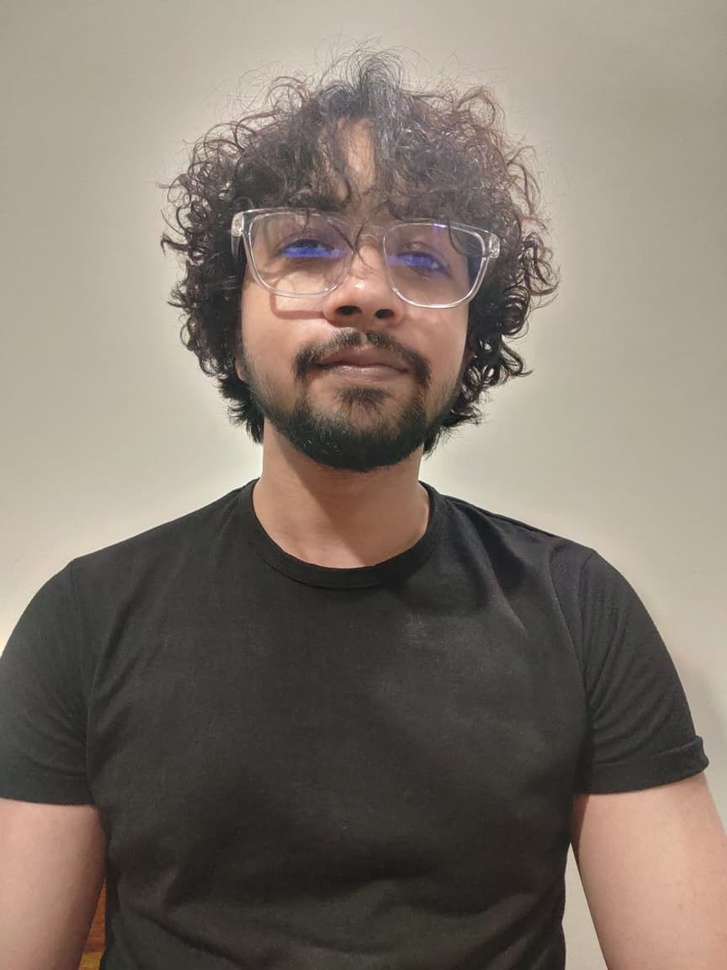
#> input picture inbox/closeup.jpeg, 727 x 970 px, shrunk from 864 x 1152 before the run
$ python prepare_fullbody.py ../inbox/closeup.jpeg ../inbox/dissapointed.jpeg
#> lines starting #> are read from the running program, lines starting #| are printed output that depends on the picture
"""Store the two full-body mascot images: the desk scene (opaque illustration, edge noise cropped) and the standing
presenter (cut out of the glow with rembg). Usage: python tools/prepare_fullbody.py <desk png> <standing png>"""
import json, sys
from pathlib import Path
import numpy as np
from PIL import Image
from scipy import ndimage as ndi

OUT = Path(__file__).resolve().parent.parent / "assets" / "characters" / "harsh" / "fullbody"


def main(desk, standing):
#> called with desk = '../inbox/closeup.jpeg', standing = '../inbox/dissapointed.jpeg'
    from rembg import new_session, remove
    OUT.mkdir(parents=True, exist_ok=True)
    im = Image.open(desk).convert("RGBA")
    bg = Image.new("RGBA", im.size, (24, 20, 30, 255)); bg.alpha_composite(im)
#> after `bg = Image.new('RGBA', im.size, (24, 20, 30, 255))`:
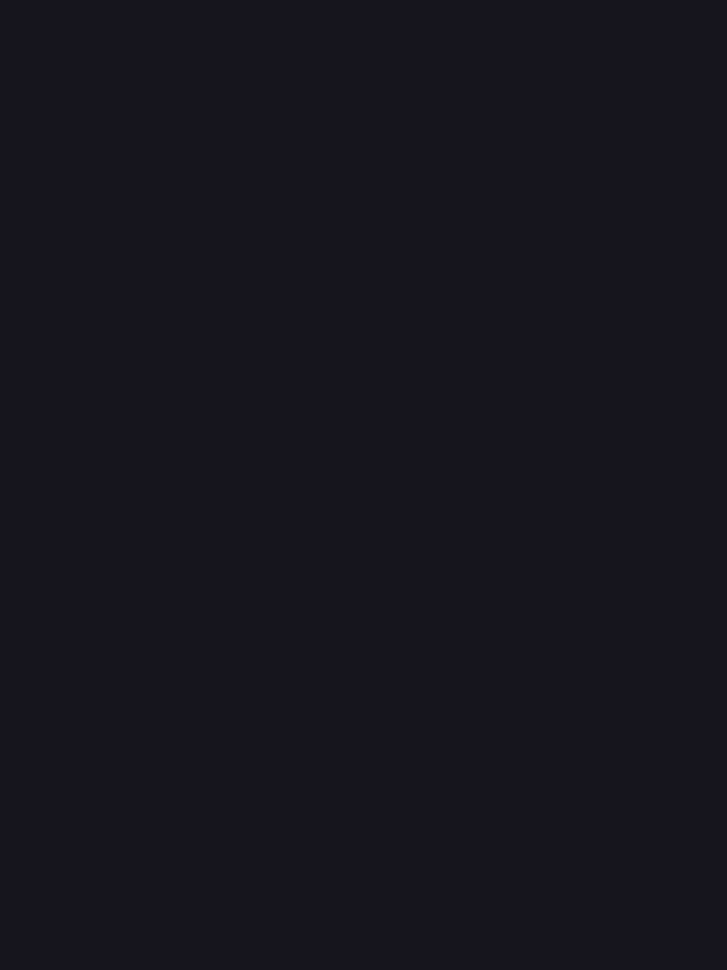
#> bg: PIL image 727x970 RGBA; mean R, G, B, A 24, 20, 30, 255
    w, h = bg.size
#> w = 727; h = 970
    bg.convert("RGB").crop((22, 22, w - 22, h - 22)).save(OUT / "desk_coding_scene.webp", "WEBP", quality=92, method=6)
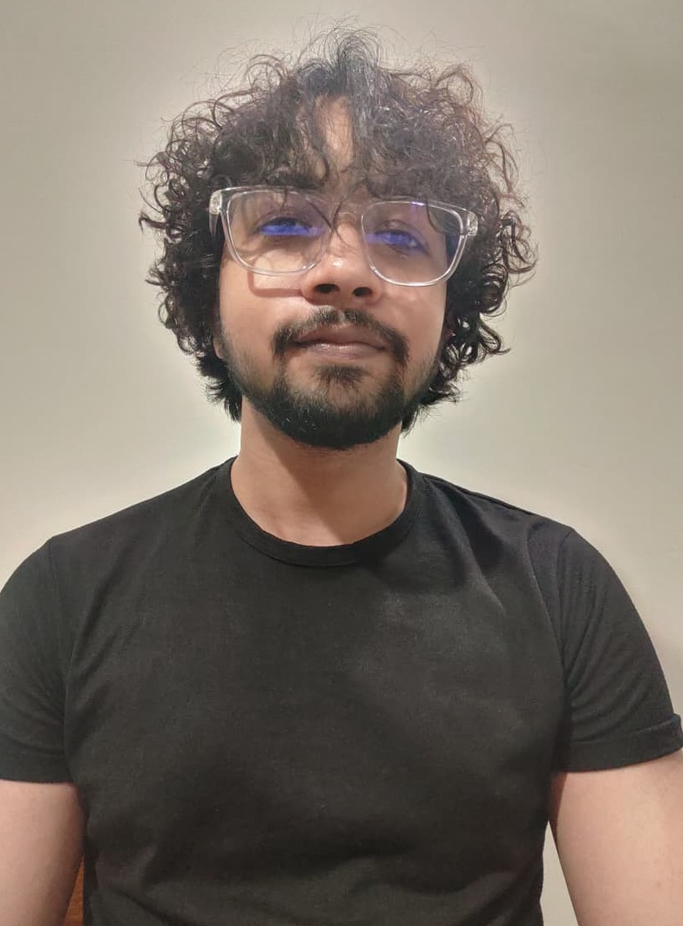
#> saved as desk_coding_scene.webp: PIL image 683x926 RGB; mean R, G, B 125.2, 114.7, 104.9
    im = Image.open(standing).convert("RGBA")
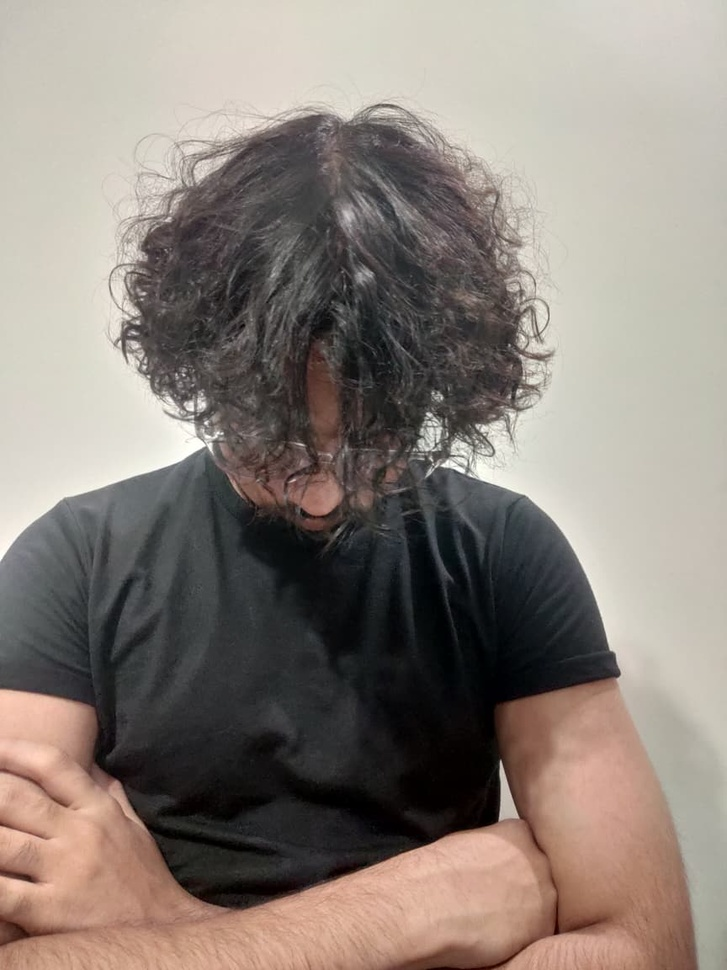
#> input picture inbox/dissapointed.jpeg, 727 x 970 px, shrunk from 864 x 1152 before the run
    flat = Image.new("RGBA", im.size, (128, 128, 128, 255)); flat.alpha_composite(im)
    m = np.array(remove(flat.convert("RGB"), session=new_session("u2net_human_seg"), only_mask=True)).astype(np.float32)
    idx = ndi.distance_transform_edt(~(m >= 200), return_distances=False, return_indices=True)
    rgb = np.array(flat.convert("RGB")).astype(np.float32)[idx[0], idx[1]]
    m = ndi.gaussian_filter(ndi.grey_erosion(m, size=(3, 3)), .8); m[m < 12] = 0
    out = Image.fromarray(np.dstack([rgb, m]).clip(0, 255).astype(np.uint8), "RGBA")
    out.crop(out.getbbox()).save(OUT / "presenter_standing.webp", "WEBP", quality=92, alpha_quality=100, method=6)


if __name__ == "__main__":
    main(sys.argv[1], sys.argv[2])
#> (the call stopped at in main, `m = np.array(remove(flat.convert("RGB"), session=new_session("u2net_hu..`: rembg is not available in this run)
